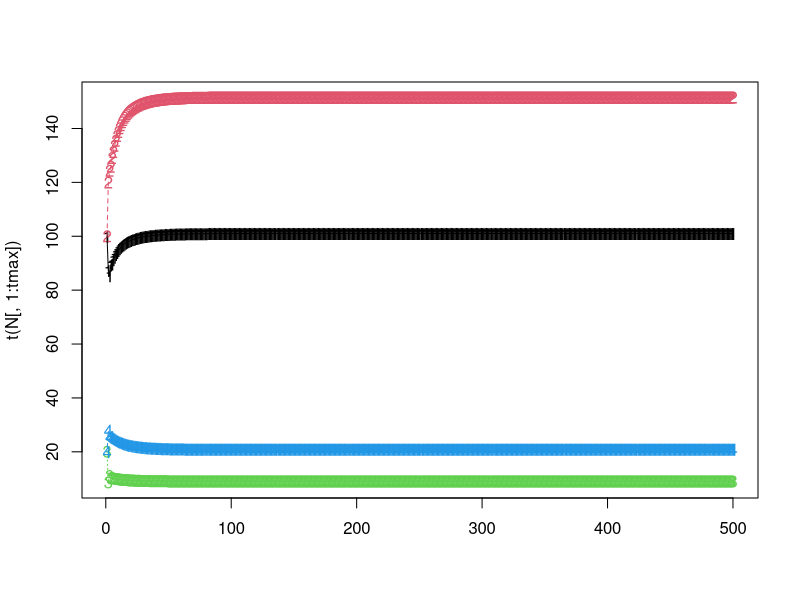
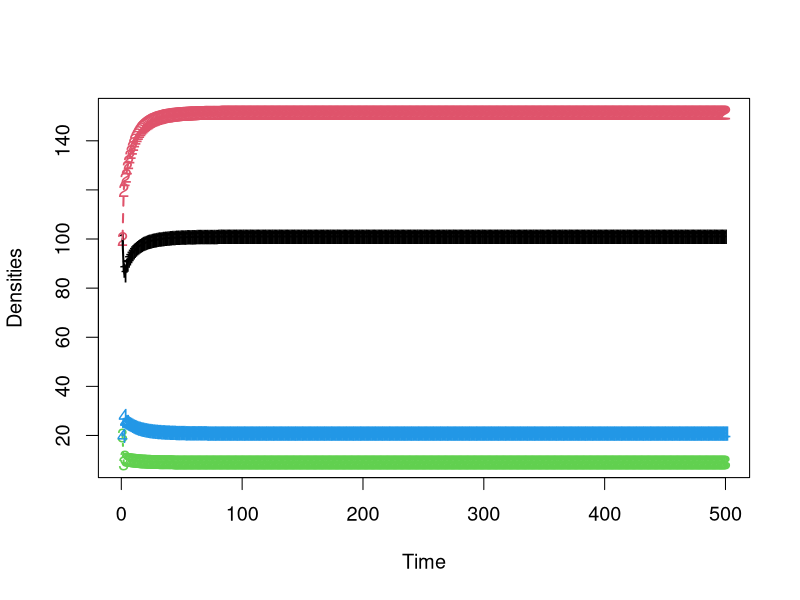
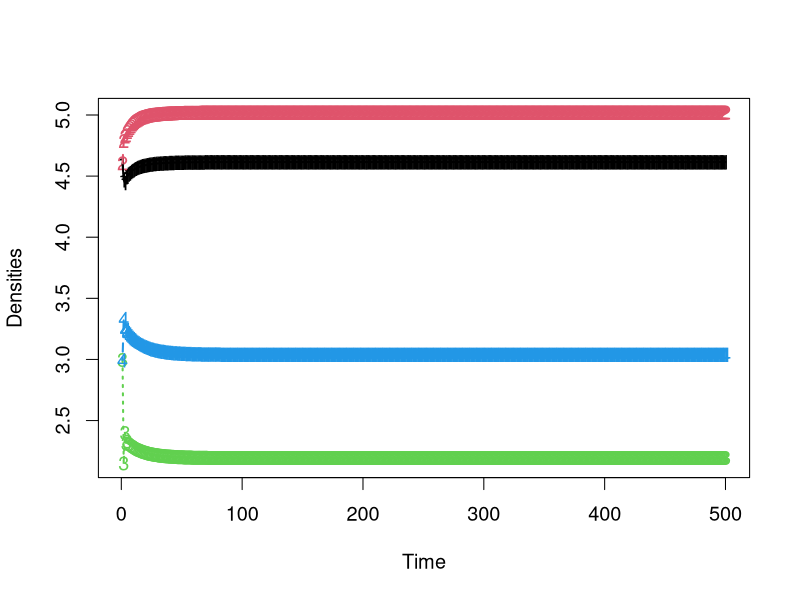

Write R code to recreate these figures, in order.
#####################################################################################################################################
### FBarraquand & OGimenez 14/11/2017 -- Two species density-dependent matrix model // predator -prey version
### 'New' version with density-dependence intra and inter affecting four vital rates, each vital rate affected once
### 18/03/2018 New set of parameters, slightly more realistic
### 07/09/2018 New version of pre-breeding model that we use statistically
### 09/09/2018 Shut off intraspecific interactions to demonstrate the blow-up. 
#####################################################################################################################################

library('Matrix')

####################### Definition of functions #####################################################

logistic=function(x){
return(1/(1+exp(-x)))
}


#logistic=function(x,x_thresh=1,steepness=1){
#return(1/(1+exp(-steepness*(x-x_thresh))))
#}

# Computes vital rates from the state vector N 
vital_rates=function(params,N){

############ Parameters used as inputs #################################################################
### similar to statistical model
#########################################################################################################

VR=matrix(NA,nrow=4,ncol=4)
phiA = params[1:2] # 
alphas = params[3:10] #

f=rep(NA,4)
### same order as in statistical model (not much logic)
f[1] = logistic(alpha[1] + alpha[2] *N[4]) # intra-species DD - juvenile predator survival fn of adult predator abundance
f[2] = logistic(alpha[3] + alpha[4] * N[4]) # inter-species DD - juvenile prey survival fn of adult predator abundance
f[3] = exp(alpha[5] + alpha[6] * N[1]) # inter-species DD - predator fecundity fn of juvenile prey abundance
f[4] = exp(alpha[7] + alpha[8] * N[2]) # intra-species DD - prey fecundity fn of adult prey abundance


VR_prey = matrix(c(0,0.5 * f[4]* f[2], 
            phiA[1],  phiA[1]),nrow = 2, ncol = 2,byrow = TRUE)

VR_pred =  matrix(c(0,0.5* f[3] * f[1], 
             phiA[2],phiA[2]),nrow = 2, ncol = 2,byrow = TRUE)

VR=bdiag(VR_prey,VR_pred)

return(VR)

}

############################################# end of functions def. ############################################################


################### Main program ############################################################################################### 

### Initialization
set.seed(42) 

# Define parameters
tmax = 500 #max time for sim

### Max rate parameters
# Prey (max) adult survival (v for victim)
phiA_V = 0.6
# Predator adult survival 
phiA_P = 0.7

# Other parameters 

alpha <- rep(NA,8)
N <- seq(10,500,length=10)
# intra-species DD - juvenile predator survival fn of adult predator abundance
alpha[1] <- 0.5
alpha[2] <- -0.01 # slopes
1/(1+exp(-(alpha[1] + alpha[2] * N)))

# inter-species DD - juvenile prey survival fn of adult predator abundance
alpha[3] <- 0.5
alpha[4] <- -0.025 # slopes
1/(1+exp(-(alpha[3] + alpha[4] * N)))

# inter-species DD - predator fecundity fn of juvenile prey abundance
alpha[5] <- 0
alpha[6] <- 0.004 # slopes
exp(alpha[5] + alpha[6] * N)
# if juv prey gets above 500 we have a problem, otherwise OK

# intra-species DD - prey fecundity fn of adult prey abundance
alpha[7] <- 1.75 #Here 2 shows easily the blowup, 1.5 takes up too much time
alpha[8] <- -0.005 # slopes
exp(alpha[7] + alpha[8] * N)


# Bundle the whole shabang into a single vector, which we then feed to the function
params = c(phiA_V,phiA_P,alpha)

# Initialize the state vector
N=matrix(NA,4,tmax)
N[,1] = N[,1] = c(100,100,20,20) #runif(4,50,100) ### we state 4 values for 2 species and 2 stages

############################# Loop over time #################################################################

for (t in 1:(tmax-1)){
	## Compute vital rates as a function of the initial state
	vital_rate_matrix = as.matrix(vital_rates(params,N[,t])) 
	N[,t+1] = vital_rate_matrix %*% N[,t] 
}
N[,tmax]
matplot(t(N[,1:tmax]))
matlines(t(N[,1:tmax]))
############################################ end of simulation ##################################################################

pdf(file="TimePlot_BGpredation_prebreed.pdf",width=12,height=8)
par(cex=1.2)
matplot(t(N[,1:tmax]),xlab="Time",ylab="Densities")
matlines(t(N[,1:tmax]),lwd=2)
dev.off()

pdf(file="Log_TimePlot_BGpredation_prebreed.pdf",width=12,height=8)
par(cex=1.2)
matplot(t(log(N[,1:tmax])),xlab="Time",ylab="Densities")
matlines(t(log(N[,1:tmax])),lwd=2)
dev.off()
